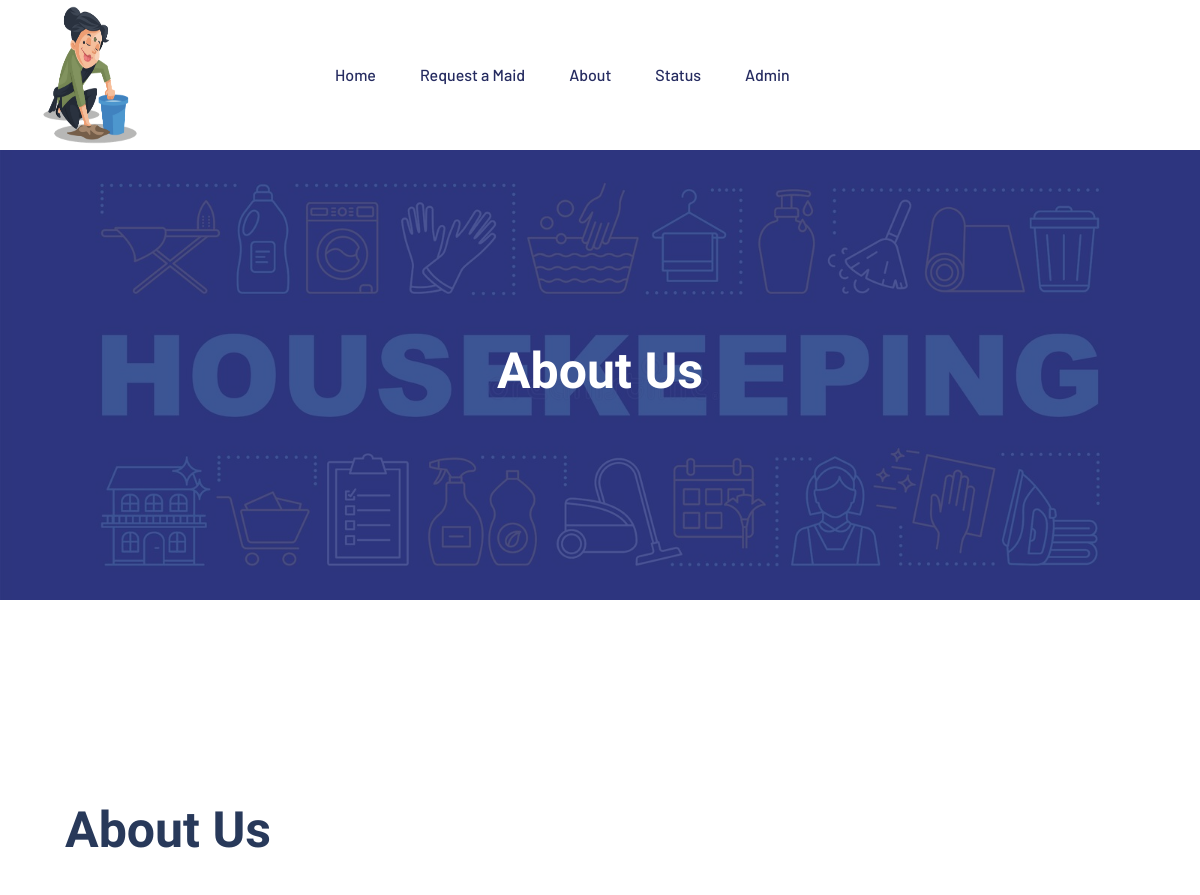
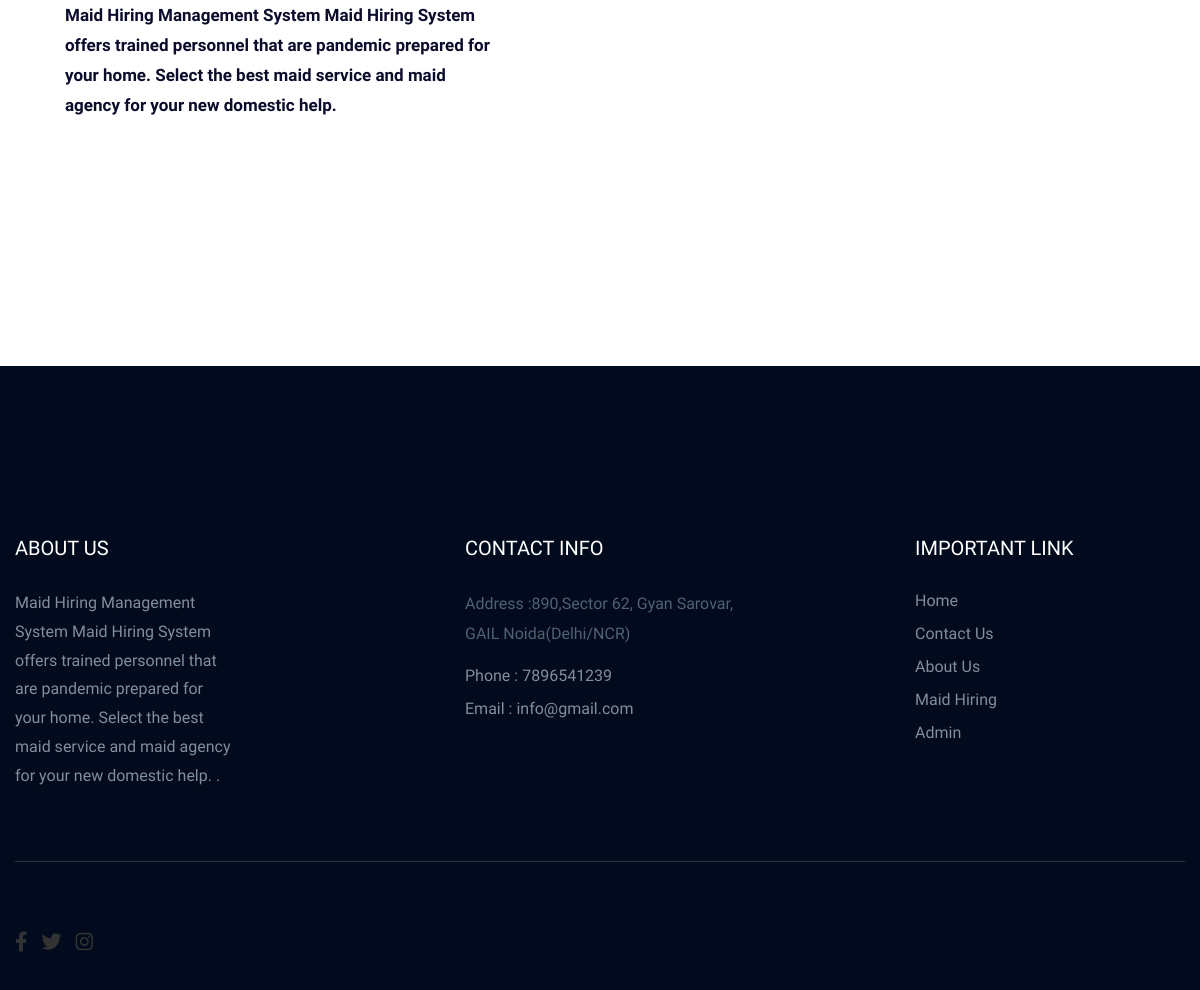
The page /mhmsdb/about.php on the database its author committed (2 pictures, top to bottom).
### tables this page shows
CREATE TABLE `tblpage` (
  `ID` int(10) NOT NULL,
  `PageType` varchar(200) DEFAULT NULL,
  `PageTitle` mediumtext DEFAULT NULL,
  `PageDescription` mediumtext DEFAULT NULL,
  `Email` varchar(200) DEFAULT NULL,
  `MobileNumber` bigint(10) DEFAULT NULL,
  `UpdationDate` date DEFAULT NULL,
  `Timing` varchar(200) NOT NULL
);

### mhmsdb/about.php (the view, shortened to what this page needs)
<?php
include('includes/dbconnection.php');
?>
<!doctype html>
<html class="no-js" lang="zxx">
    <head>
            <link rel="stylesheet" href="assets/css/bootstrap.min.css">
            <link rel="stylesheet" href="assets/css/owl.carousel.min.css">
            <link rel="stylesheet" href="assets/css/flaticon.css">
            <link rel="stylesheet" href="assets/css/price_rangs.css">
            <link rel="stylesheet" href="assets/css/slicknav.css">
            <link rel="stylesheet" href="assets/css/animate.min.css">
            <link rel="stylesheet" href="assets/css/magnific-popup.css">
            <link rel="stylesheet" href="assets/css/fontawesome-all.min.css">
            <link rel="stylesheet" href="assets/css/themify-icons.css">
            <link rel="stylesheet" href="assets/css/slick.css">
            <link rel="stylesheet" href="assets/css/nice-select.css">
            <link rel="stylesheet" href="assets/css/style.css">
   </head>
   <body>
    <?php include_once('includes/header.php');?>
    <main>
        <div class="slider-area ">
        <div class="single-slider section-overly slider-height2 d-flex align-items-center" data-background="assets/img/hero/about.jpg">
            <div class="container">
                <div class="row">
                    <div class="col-xl-12">
                        <div class="hero-cap text-center">
                            <h2>About us</h2>
                        </div>
                    </div>
                </div>
            </div>
        </div>
        </div>
        <div class="support-company-area fix section-padding2">
            <div class="container">
                <div class="row align-items-center">
                    <div class="col-xl-6 col-lg-12">
                        <div class="right-caption">
                            <div class="section-tittle section-tittle2">
                                <?php
$sql="SELECT * from tblpage where PageType='aboutus'";
$query = $dbh -> prepare($sql);
$query->execute();
$results=$query->fetchAll(PDO::FETCH_OBJ);
$cnt=1;
if($query->rowCount() > 0)
{
foreach($results as $row)
{               ?>
                                <h2><?php  echo htmlentities($row->PageTitle);?></h2>
                            </div>
                            <div class="support-caption">
                                <p class="pera-top"><?php  echo $row->PageDescription;?></p>
                                <?php $cnt=$cnt+1;}} ?>
                            </div>
                        </div>
                    </div>
                </div>
            </div>
        </div>
    </main>
    <?php include_once('includes/footer.php');?>
    </body>
</html>

### mhmsdb/includes/header.php (shortened to what this page needs)
<header>
   <div class="header-area header-transparrent">
       <div class="headder-top header-sticky">
            <div class="container">
                <div class="row align-items-center">
                    <div class="col-lg-3 col-md-2">
                        <div class="logo">
                            <a href="index.php"><img src="assets/img/logo/logo.png" alt="" width="150" height="150"></a>
                        </div>
                    </div>
                    <div class="col-lg-9 col-md-9">
                        <div class="menu-wrapper">
                            <dcontact.phpiv class="main-menu">
                                <nav class="d-none d-lg-block">
                                    <ul id="navigation">
                                        <li><a href="index.php">Home</a></li>
                                        <li><a href="maid-hiring.php">Request a Maid </a></li>
                                        <li><a href="about.php">About</a></li>
                                        <li><a href="contact.php">Status</a></li>
                                        <li><a href="admin/login.php">Admin</a></li>
                                    </ul>
                                </nav>
                            </div>
                        </div>
                    </div>
                    <div class="col-12">
                    </div>
                </div>
            </div>
       </div>
</header>

### mhmsdb/includes/footer.php (shortened to what this page needs)
<footer>
    <div class="footer-area footer-bg footer-padding">
        <div class="container">
            <div class="row d-flex justify-content-between">
                <div class="col-xl-3 col-lg-3 col-md-4 col-sm-6">
                    <div class="single-footer-caption mb-50">
                        <div class="single-footer-caption mb-30">
                            <div class="footer-tittle">
                                <?php
                                $sql = "SELECT * from tblpage where PageType='aboutus'";
                                $query = $dbh->prepare($sql);
                                $query->execute();
                                $results = $query->fetchAll(PDO::FETCH_OBJ);
                                $cnt = 1;
                                if ($query->rowCount() > 0) {
                                    foreach ($results as $row) {
                                ?>
                                        <h4><?php echo htmlentities($row->PageTitle); ?></h4>
                                        <div class="footer-pera">
                                            <p><?php echo $row->PageDescription; ?>.</p><?php $cnt = $cnt + 1;
                                                                                            }
                                                                                        } ?>
                                        </div>
                                    </div>
                                </div>
                            </div>
                        </div>
                        <div class="col-xl-3 col-lg-3 col-md-4 col-sm-5">
                            <div class="single-footer-caption mb-50">
                                <div class="footer-tittle">
                                    <h4>Contact Info</h4>
                                    <ul>
                                        <?php
                                        $sql = "SELECT * from tblpage where PageType='contactus'";
                                        $query = $dbh->prepare($sql);
                                        $query->execute();
                                        $results = $query->fetchAll(PDO::FETCH_OBJ);
                                        $cnt = 1;
                                        if ($query->rowCount() > 0) {
                                            foreach ($results as $row) {
                                        ?>
                                                <li>
                                                    <p>Address :<?php echo htmlentities($row->PageDescription); ?></p>
                                                </li>
                                                <li><a href="#">Phone : <?php echo htmlentities($row->MobileNumber); ?></a></li>
                                                <li><a href="#">Email : <?php echo htmlentities($row->Email); ?></a></li><?php $cnt = $cnt + 1;
                                                                                                                            }
                                                                                                                        } ?>
                                    </ul>
                                </div>
                            </div>
                        </div>
                        <div class="col-xl-3 col-lg-3 col-md-4 col-sm-5">
                            <div class="single-footer-caption mb-50">
                                <div class="footer-tittle">
                                    <h4>Important Link</h4>
                                    <ul>
                                        <li><a href="index.php"> Home</a></li>
                                        <li><a href="contact.php">Contact Us</a></li>
                                        <li><a href="about.php">About Us</a></li>
                                        <li><a href="maid-hiring.php">Maid Hiring</a></li>
                                        <li><a href="admin/login.php">Admin</a></li>
                                    </ul>
                                </div>
                            </div>
                        </div>
                    </div>
                </div>
            </div>
            <div class="footer-bottom-area footer-bg">
                <div class="container">
                    <div class="footer-border">
                        <div class="row d-flex justify-content-between align-items-center">
                            <div class="col-xl-10 col-lg-10 ">
                                <div class="footer-copy-right">
                                    <div class="social-icons">
                                        <a href="#" class="social-icon" style="margin-right: 10px;"><i class="fab fa-facebook-f" style="font-size: 20px; color: #333;"></i></a>
                                        <a href="#" class="social-icon" style="margin-right: 10px;"><i class="fab fa-twitter" style="font-size: 20px; color: #333;"></i></a>
                                        <a href="#" class="social-icon"><i class="fab fa-instagram" style="font-size: 20px; color: #333;"></i></a>
                                    </div>
                                    <head>
    <link rel="stylesheet" href="https://cdnjs.cloudflare.com/ajax/libs/font-awesome/5.15.4/css/all.min.css">
</head>
                                </div>
                            </div>
                        </div>
                    </div>
                </div>
            </div>
</footer>

### mhmsdb/includes/footer.php (style rules this page uses)
.social-icons { list-style: none; padding: 0; margin: 0; }
.social-icon { font-size: 50px; color: pink; text-decoration: none; transition: color 0.3s; }

### rows shown on the page
tblpage: PageTitle "About Us", PageDescription "Maid Hiring Management System Maid Hiring System offers trained personnel that are pandemic prepared for your home. Select the best maid service and maid agency for your new domestic help.", PageTitle "ABOUT US"
tblpage: PageDescription "890,Sector 62, Gyan Sarovar, GAIL Noida(Delhi/NCR)", MobileNumber "7896541239", Email "info@gmail.com"
